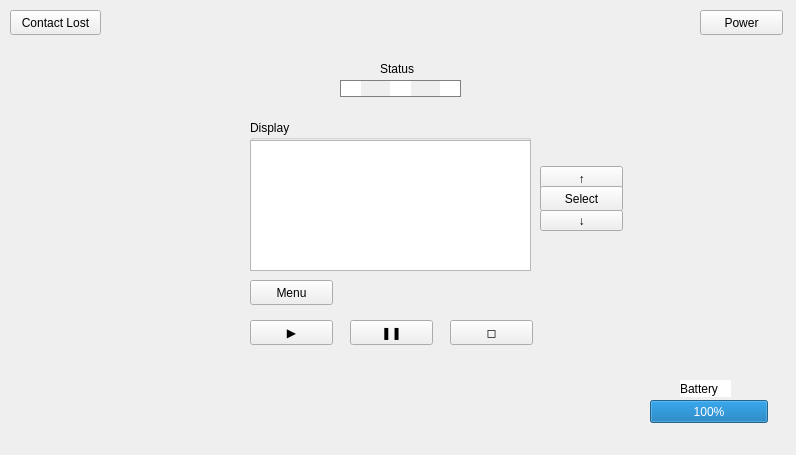
<?xml version="1.0" encoding="UTF-8"?>
<ui version="4.0">
 <class>MainWindow</class>
 <widget class="QMainWindow" name="MainWindow">
  <property name="geometry">
   <rect>
    <x>0</x>
    <y>0</y>
    <width>796</width>
    <height>455</height>
   </rect>
  </property>
  <property name="windowTitle">
   <string>MainWindow</string>
  </property>
  <widget class="QWidget" name="centralwidget">
   <widget class="QProgressBar" name="battery">
    <property name="geometry">
     <rect>
      <x>650</x>
      <y>400</y>
      <width>118</width>
      <height>23</height>
     </rect>
    </property>
    <property name="styleSheet">
     <string notr="true"/>
    </property>
    <property name="value">
     <number>100</number>
    </property>
   </widget>
   <widget class="QPushButton" name="contact_lost">
    <property name="geometry">
     <rect>
      <x>10</x>
      <y>10</y>
      <width>91</width>
      <height>25</height>
     </rect>
    </property>
    <property name="text">
     <string>Contact Lost</string>
    </property>
   </widget>
   <widget class="QPushButton" name="power">
    <property name="enabled">
     <bool>true</bool>
    </property>
    <property name="geometry">
     <rect>
      <x>700</x>
      <y>10</y>
      <width>83</width>
      <height>25</height>
     </rect>
    </property>
    <property name="text">
     <string>Power</string>
    </property>
   </widget>
   <widget class="QGroupBox" name="display">
    <property name="geometry">
     <rect>
      <x>250</x>
      <y>120</y>
      <width>281</width>
      <height>151</height>
     </rect>
    </property>
    <property name="title">
     <string>Display</string>
    </property>
    <widget class="QProgressBar" name="session_progress">
     <property name="geometry">
      <rect>
       <x>90</x>
       <y>120</y>
       <width>118</width>
       <height>23</height>
      </rect>
     </property>
     <property name="value">
      <number>0</number>
     </property>
    </widget>
    <widget class="QLabel" name="new_session">
     <property name="geometry">
      <rect>
       <x>10</x>
       <y>30</y>
       <width>111</width>
       <height>17</height>
      </rect>
     </property>
     <property name="styleSheet">
      <string notr="true">background-color: white</string>
     </property>
     <property name="text">
      <string>NEW SESSION</string>
     </property>
    </widget>
    <widget class="QLabel" name="session_log">
     <property name="geometry">
      <rect>
       <x>10</x>
       <y>60</y>
       <width>111</width>
       <height>17</height>
      </rect>
     </property>
     <property name="styleSheet">
      <string notr="true">background-color: white</string>
     </property>
     <property name="text">
      <string>SESSION LOG</string>
     </property>
    </widget>
    <widget class="QLabel" name="time_date">
     <property name="geometry">
      <rect>
       <x>10</x>
       <y>90</y>
       <width>111</width>
       <height>17</height>
      </rect>
     </property>
     <property name="styleSheet">
      <string notr="true">background-color: white</string>
     </property>
     <property name="text">
      <string>TIME AND DATE</string>
     </property>
    </widget>
    <widget class="QDateTimeEdit" name="dateTimeEdit">
     <property name="geometry">
      <rect>
       <x>50</x>
       <y>60</y>
       <width>194</width>
       <height>26</height>
      </rect>
     </property>
    </widget>
    <widget class="QTimeEdit" name="timer">
     <property name="enabled">
      <bool>true</bool>
     </property>
     <property name="geometry">
      <rect>
       <x>40</x>
       <y>60</y>
       <width>61</width>
       <height>31</height>
      </rect>
     </property>
     <property name="mouseTracking">
      <bool>false</bool>
     </property>
     <property name="readOnly">
      <bool>true</bool>
     </property>
     <property name="currentSection">
      <enum>QDateTimeEdit::MinuteSection</enum>
     </property>
     <property name="displayFormat">
      <string>mm:ss</string>
     </property>
    </widget>
    <widget class="QCustomPlot" name="graph" native="true">
     <property name="geometry">
      <rect>
       <x>130</x>
       <y>30</y>
       <width>120</width>
       <height>80</height>
      </rect>
     </property>
    </widget>
    <widget class="QListWidget" name="session_log_data">
     <property name="geometry">
      <rect>
       <x>0</x>
       <y>20</y>
       <width>281</width>
       <height>131</height>
      </rect>
     </property>
    </widget>
   </widget>
   <widget class="QPushButton" name="menu">
    <property name="geometry">
     <rect>
      <x>250</x>
      <y>280</y>
      <width>83</width>
      <height>25</height>
     </rect>
    </property>
    <property name="text">
     <string>Menu</string>
    </property>
   </widget>
   <widget class="QPushButton" name="up_arrow">
    <property name="geometry">
     <rect>
      <x>540</x>
      <y>166</y>
      <width>83</width>
      <height>25</height>
     </rect>
    </property>
    <property name="text">
     <string>↑</string>
    </property>
   </widget>
   <widget class="QPushButton" name="select">
    <property name="geometry">
     <rect>
      <x>540</x>
      <y>186</y>
      <width>83</width>
      <height>25</height>
     </rect>
    </property>
    <property name="text">
     <string>Select</string>
    </property>
   </widget>
   <widget class="QPushButton" name="down_arrow">
    <property name="geometry">
     <rect>
      <x>540</x>
      <y>210</y>
      <width>83</width>
      <height>21</height>
     </rect>
    </property>
    <property name="text">
     <string>↓</string>
    </property>
   </widget>
   <widget class="QPushButton" name="start">
    <property name="geometry">
     <rect>
      <x>250</x>
      <y>320</y>
      <width>83</width>
      <height>25</height>
     </rect>
    </property>
    <property name="text">
     <string>▶</string>
    </property>
   </widget>
   <widget class="QPushButton" name="pause">
    <property name="geometry">
     <rect>
      <x>350</x>
      <y>320</y>
      <width>83</width>
      <height>25</height>
     </rect>
    </property>
    <property name="text">
     <string>❚❚</string>
    </property>
   </widget>
   <widget class="QPushButton" name="stop">
    <property name="geometry">
     <rect>
      <x>450</x>
      <y>320</y>
      <width>83</width>
      <height>25</height>
     </rect>
    </property>
    <property name="text">
     <string>◻</string>
    </property>
   </widget>
   <widget class="QLabel" name="light_1">
    <property name="geometry">
     <rect>
      <x>340</x>
      <y>80</y>
      <width>21</width>
      <height>17</height>
     </rect>
    </property>
    <property name="styleSheet">
     <string notr="true">background-color: white</string>
    </property>
    <property name="text">
     <string/>
    </property>
   </widget>
   <widget class="QLabel" name="light_2">
    <property name="geometry">
     <rect>
      <x>390</x>
      <y>80</y>
      <width>21</width>
      <height>17</height>
     </rect>
    </property>
    <property name="styleSheet">
     <string notr="true">background-color: white</string>
    </property>
    <property name="text">
     <string/>
    </property>
   </widget>
   <widget class="QLabel" name="light_3">
    <property name="geometry">
     <rect>
      <x>440</x>
      <y>80</y>
      <width>21</width>
      <height>17</height>
     </rect>
    </property>
    <property name="styleSheet">
     <string notr="true">background-color: white</string>
    </property>
    <property name="text">
     <string/>
    </property>
   </widget>
   <widget class="QLabel" name="light_border">
    <property name="geometry">
     <rect>
      <x>340</x>
      <y>80</y>
      <width>121</width>
      <height>17</height>
     </rect>
    </property>
    <property name="styleSheet">
     <string notr="true">border: 1px solid gray;background-color: transparent;</string>
    </property>
    <property name="text">
     <string/>
    </property>
   </widget>
   <widget class="QLabel" name="label">
    <property name="geometry">
     <rect>
      <x>380</x>
      <y>60</y>
      <width>41</width>
      <height>17</height>
     </rect>
    </property>
    <property name="text">
     <string>Status</string>
    </property>
   </widget>
   <widget class="QLabel" name="label_2">
    <property name="geometry">
     <rect>
      <x>680</x>
      <y>380</y>
      <width>51</width>
      <height>17</height>
     </rect>
    </property>
    <property name="styleSheet">
     <string notr="true">background-color: white</string>
    </property>
    <property name="text">
     <string>Battery</string>
    </property>
   </widget>
  </widget>
 </widget>
 <customwidgets>
  <customwidget>
   <class>QCustomPlot</class>
   <extends>QWidget</extends>
   <header>qcustomplot.h</header>
   <container>1</container>
  </customwidget>
 </customwidgets>
 <resources/>
 <connections/>
</ui>
